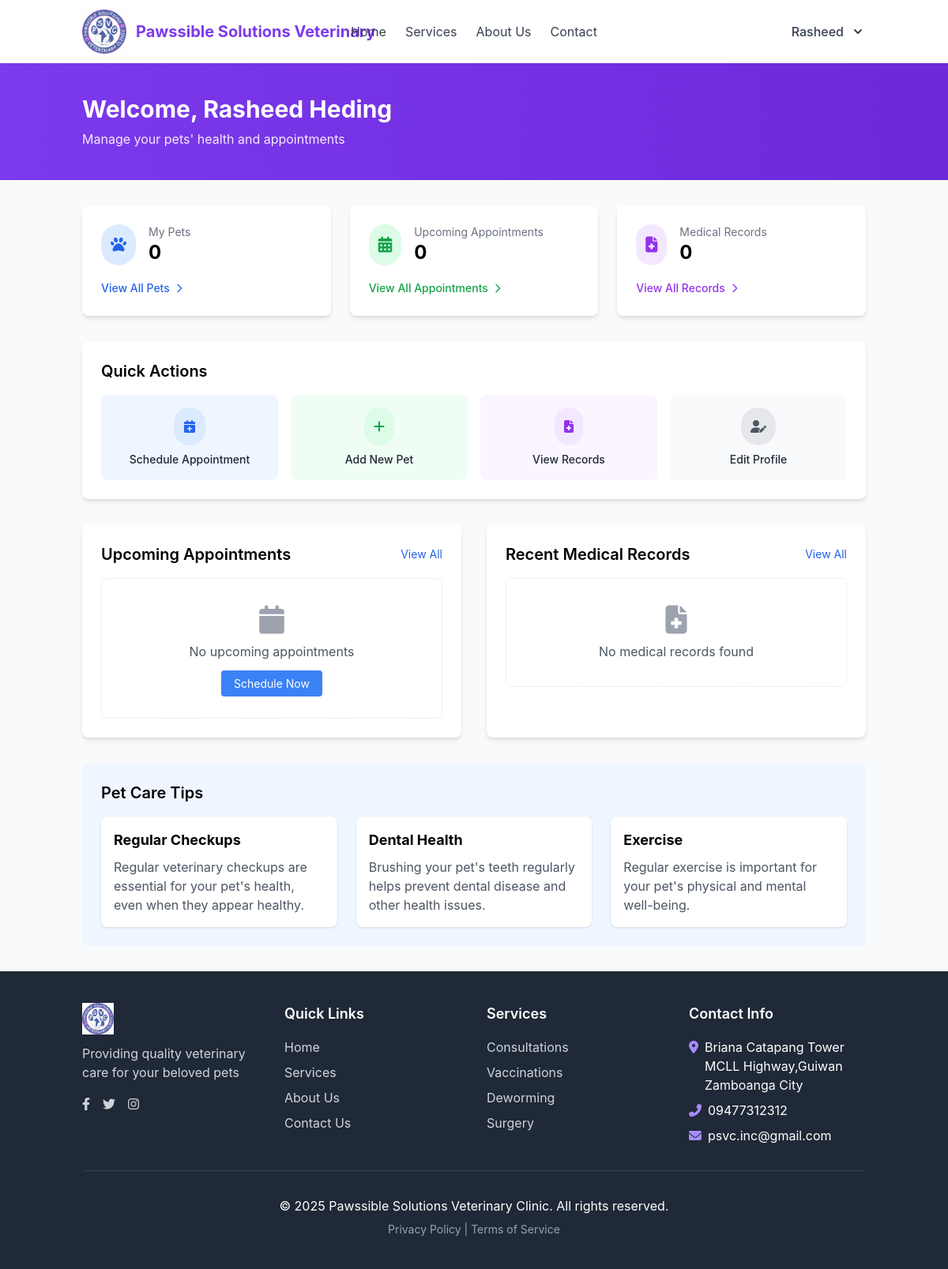
/dashboard.php (signed in), run on an earlier commit of the app's database.
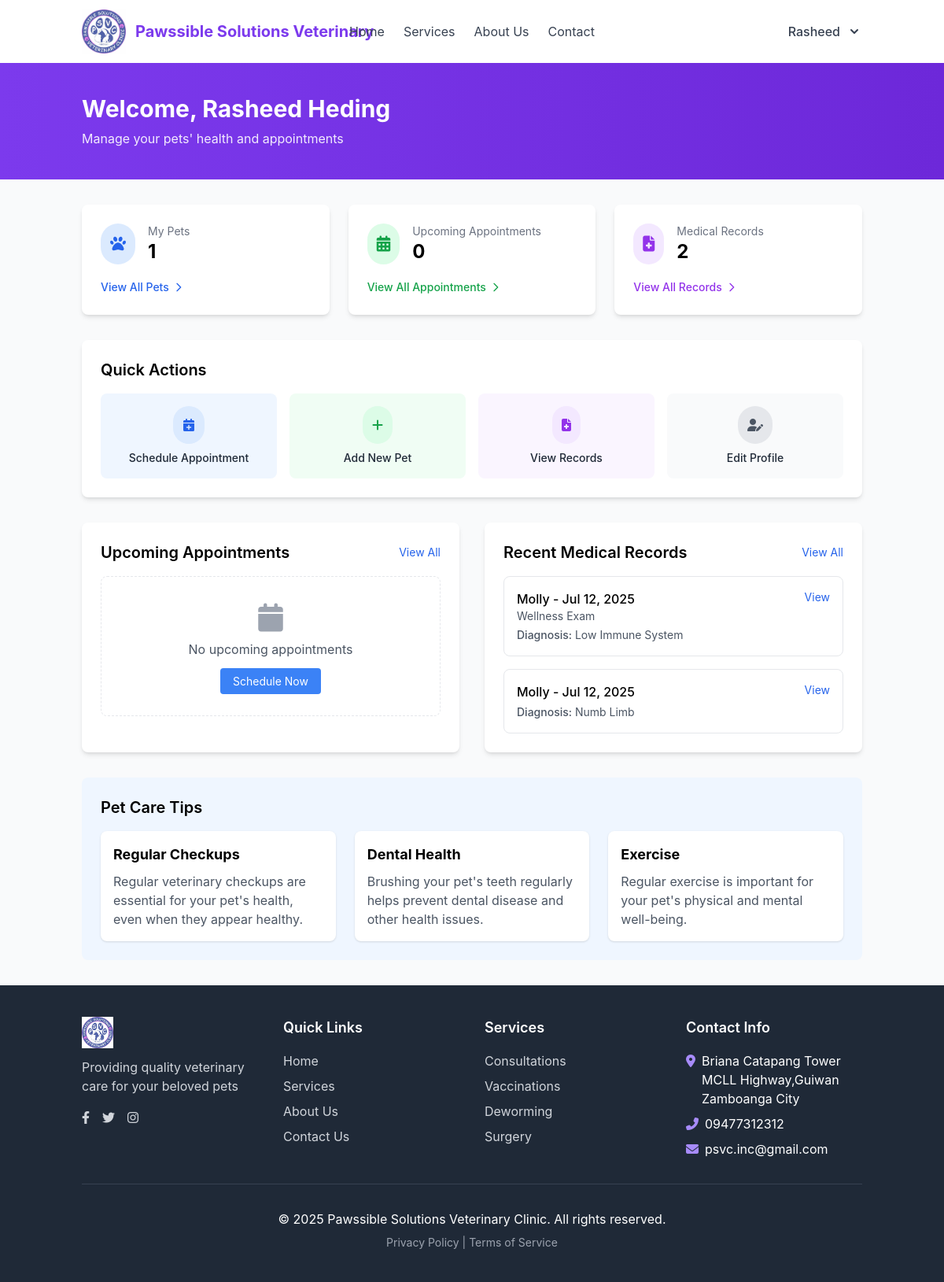
And on a later commit of the database.
### tables this page shows
CREATE TABLE `medical_records` (
  `id` int(11) NOT NULL,
  `pet_id` int(11) NOT NULL,
  `appointment_id` int(11) DEFAULT NULL,
  `record_date` date NOT NULL,
  `record_type` varchar(50) DEFAULT NULL,
  `diagnosis` text DEFAULT NULL,
  `treatment` text DEFAULT NULL,
  `medications` text DEFAULT NULL,
  `notes` text DEFAULT NULL,
  `created_by` int(11) NOT NULL,
  `created_at` timestamp NOT NULL DEFAULT current_timestamp(),
  `updated_at` timestamp NOT NULL DEFAULT current_timestamp() ON UPDATE current_timestamp()
);

CREATE TABLE `pets` (
  `id` int(11) NOT NULL,
  `owner_id` int(11) NOT NULL,
  `name` varchar(50) NOT NULL,
  `species` varchar(50) NOT NULL,
  `breed` varchar(50) DEFAULT NULL,
  `gender` enum('male','female','unknown') NOT NULL,
  `date_of_birth` date DEFAULT NULL,
  `weight` decimal(5,2) DEFAULT NULL,
  `microchip_id` varchar(50) DEFAULT NULL,
  `created_at` timestamp NOT NULL DEFAULT current_timestamp(),
  `updated_at` timestamp NOT NULL DEFAULT current_timestamp() ON UPDATE current_timestamp()
);

CREATE TABLE `appointments` (
  `id` int(11) NOT NULL,
  `appointment_number` varchar(20) NOT NULL DEFAULT '',
  `pet_id` int(11) NOT NULL,
  `vet_id` int(11) NOT NULL,
  `appointment_date` date NOT NULL,
  `appointment_time` time NOT NULL,
  `reason` varchar(100) NOT NULL,
  `notes` text DEFAULT NULL,
  `status` enum('scheduled','completed','cancelled','no-show') NOT NULL DEFAULT 'scheduled',
  `created_at` timestamp NOT NULL DEFAULT current_timestamp(),
  `updated_at` timestamp NOT NULL DEFAULT current_timestamp() ON UPDATE current_timestamp()
);

### dashboard.php (the view, shortened to what the changed rows need)
<?php
$user_id = $_SESSION['user_id'];
$first_name = $_SESSION['first_name'];
$last_name = $_SESSION['last_name'];
$database = new Database();
$db = $database->getConnection();
$pets_query = "SELECT COUNT(*) FROM pets WHERE owner_id = :user_id";
$pets_stmt = $db->prepare($pets_query);
$pets_stmt->bindParam(':user_id', $user_id);
$pets_stmt->execute();
$pet_count = $pets_stmt->fetchColumn();
$records_query = "SELECT mr.*, p.name as pet_name, p.species,
                 a.reason as appointment_reason
                 FROM medical_records mr
                 JOIN pets p ON mr.pet_id = p.id
                 LEFT JOIN appointments a ON mr.appointment_id = a.id
                 WHERE p.owner_id = :user_id
                 ORDER BY mr.record_date DESC
                 LIMIT 5";
$records_stmt = $db->prepare($records_query);
$records_stmt->bindParam(':user_id', $user_id);
$records_stmt->execute();
include_once 'includes/header.php';
?>
<div class="bg-gradient-to-r from-violet-600 to-violet-700 py-10">
    <div class="container mx-auto px-4">
        <h1 class="text-3xl font-bold text-white">Welcome, <?php echo $first_name . ' ' . $last_name; ?></h1>
    </div>
</div>
<div class="container mx-auto px-4 py-8">
    <div class="grid grid-cols-1 md:grid-cols-3 gap-6 mb-8">
        <div class="bg-white rounded-lg shadow-md p-6">
            <div class="flex items-center">
                <div>
                    <p class="text-gray-500 text-sm">My Pets</p>
                    <h3 class="text-2xl font-bold"><?php echo $pet_count; ?></h3>
                </div>
            </div>
        </div>
        <div class="bg-white rounded-lg shadow-md p-6">
            <div class="flex items-center">
                <div>
                    <p class="text-gray-500 text-sm">Medical Records</p>
                    <h3 class="text-2xl font-bold"><?php echo $records_stmt->rowCount(); ?></h3>
                </div>
            </div>
        </div>
    </div>
    <div class="bg-white rounded-lg shadow-md p-6 mb-8">
        <h2 class="text-xl font-semibold mb-4">Quick Actions</h2>
    </div>
    <div class="grid md:grid-cols-2 gap-8">
        <div class="bg-white rounded-lg shadow-md p-6">
            <div class="flex justify-between items-center mb-4">
                <h2 class="text-xl font-semibold">Upcoming Appointments</h2>
            </div>
        </div>
        <div class="bg-white rounded-lg shadow-md p-6">
            <div class="flex justify-between items-center mb-4">
                <h2 class="text-xl font-semibold">Recent Medical Records</h2>
            </div>
            <?php if ($records_stmt->rowCount() > 0): ?>
                <div class="space-y-4">
                    <?php while ($record = $records_stmt->fetch(PDO::FETCH_ASSOC)): ?>
                        <div class="border rounded-lg p-4 hover:bg-gray-50">
                            <div class="flex justify-between items-start">
                                <div>
                                    <p class="font-medium">
                                        <?php echo htmlspecialchars($record['pet_name']); ?> -
                                        <?php echo date('M d, Y', strtotime($record['record_date'])); ?>
                                    </p>
                                    <?php if (!empty($record['appointment_reason'])): ?>
                                        <p class="text-sm text-gray-600">
                                            <?php echo htmlspecialchars($record['appointment_reason']); ?>
                                        </p>
                                    <?php endif; ?>
                                    <?php if (!empty($record['diagnosis'])): ?>
                                        <p class="text-sm text-gray-600 mt-1">
                                            <span class="font-medium">Diagnosis:</span>
                                            <?php echo strlen($record['diagnosis']) > 50 ? htmlspecialchars(substr($record['diagnosis'], 0, 50)) . '...' : htmlspecialchars($record['diagnosis']); ?>
                                        </p>
                                    <?php endif; ?>
                                </div>
                                <a href="view_medical_record.php?id=<?php echo $record['id']; ?>" class="text-blue-600 hover:text-blue-800 text-sm">
                                    View
                                </a>
                            </div>
                        </div>
                    <?php endwhile; ?>
                </div>
            <?php else: ?>
                <div class="text-center py-8 border rounded-lg border-dashed">
                    <div class="text-gray-400 mb-2">
                        <i class="fas fa-file-medical text-4xl"></i>
                    </div>
                    <p class="text-gray-600">No medical records found</p>
                </div>
            <?php endif; ?>
        </div>
    </div>
    <div class="mt-8 bg-blue-50 rounded-lg p-6">
        <h2 class="text-xl font-semibold mb-4">Pet Care Tips</h2>
    </div>
</div>
<?php include_once 'includes/footer.php'; ?>

What changed in the data, as far as the page shows it:
added medical_records: pet.name "Molly", record_date "Jul 12, 2025", appointment.reason "Wellness Exam", diagnosis "Low Immune System"
added medical_records: pet.name "Molly", record_date "Jul 12, 2025", diagnosis "Numb Limb"
Also different on the page:
$pet_count: "0" → "1"
$records_stmt->rowCount(): "0" → "2"
text no longer shown: "No medical records found"
